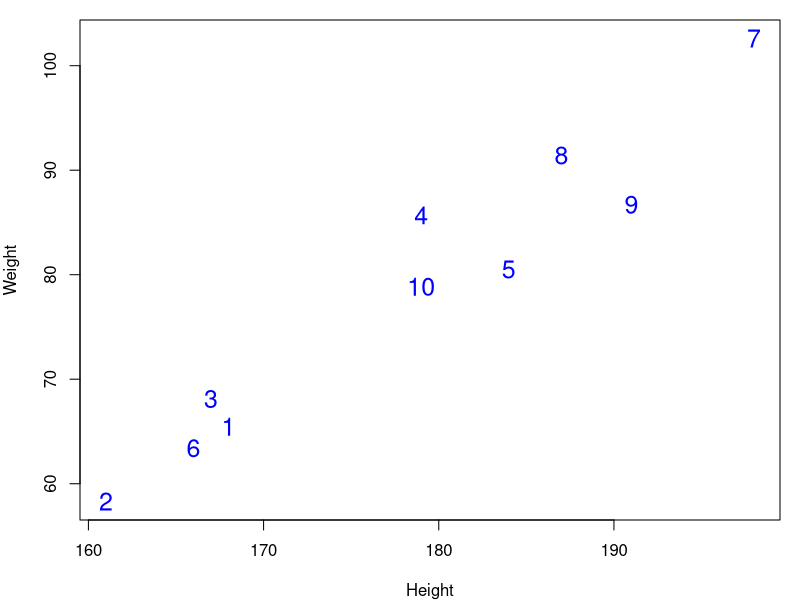
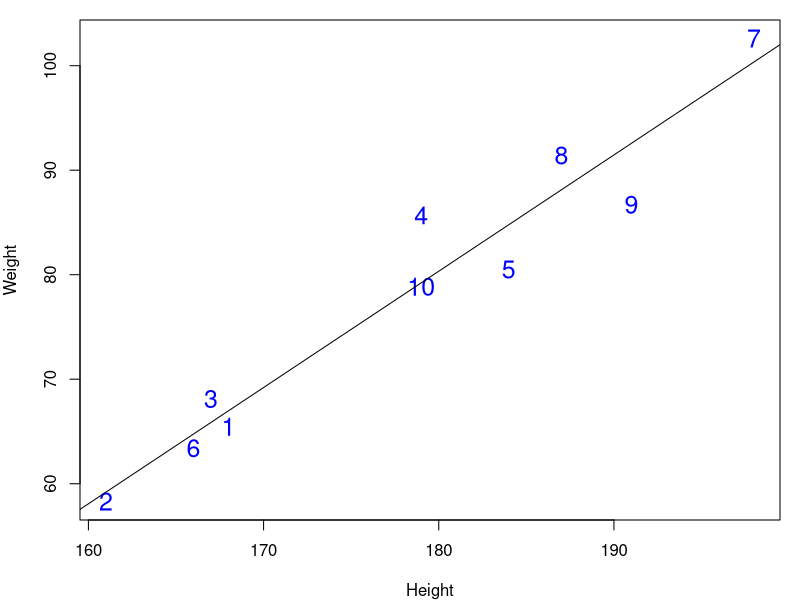
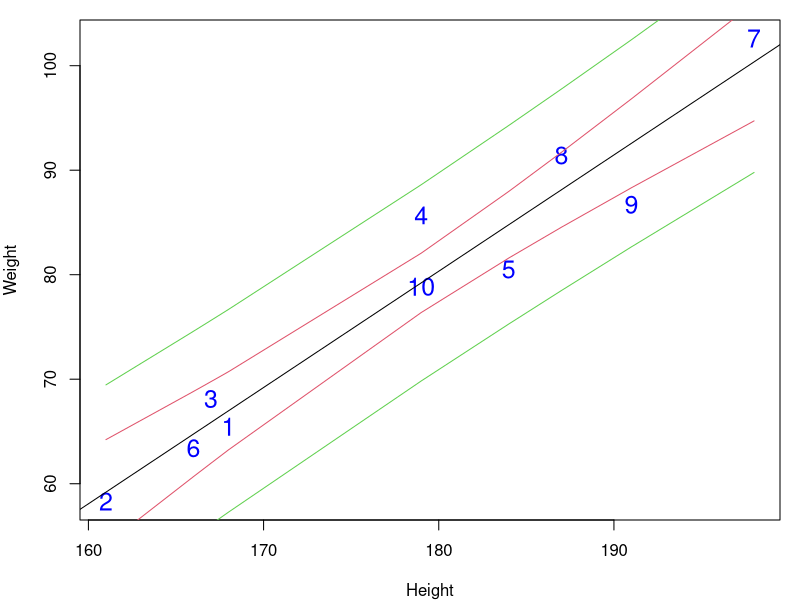
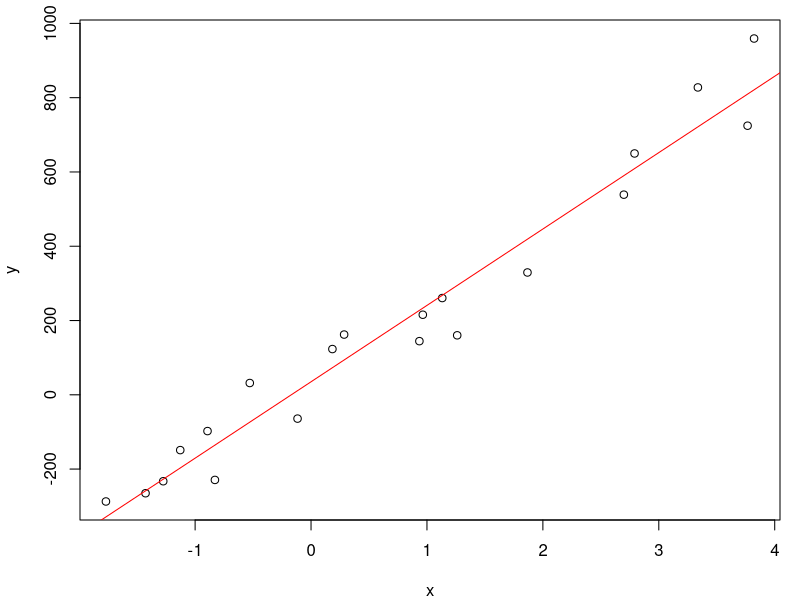
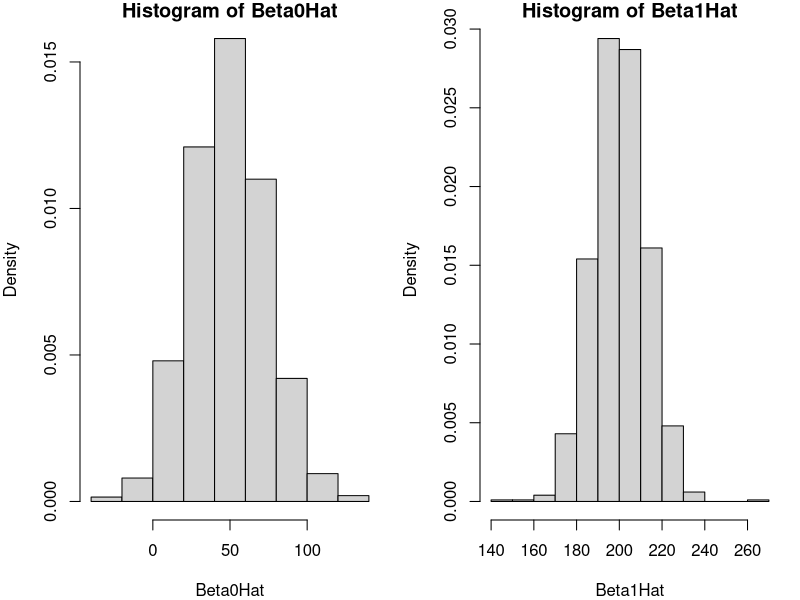
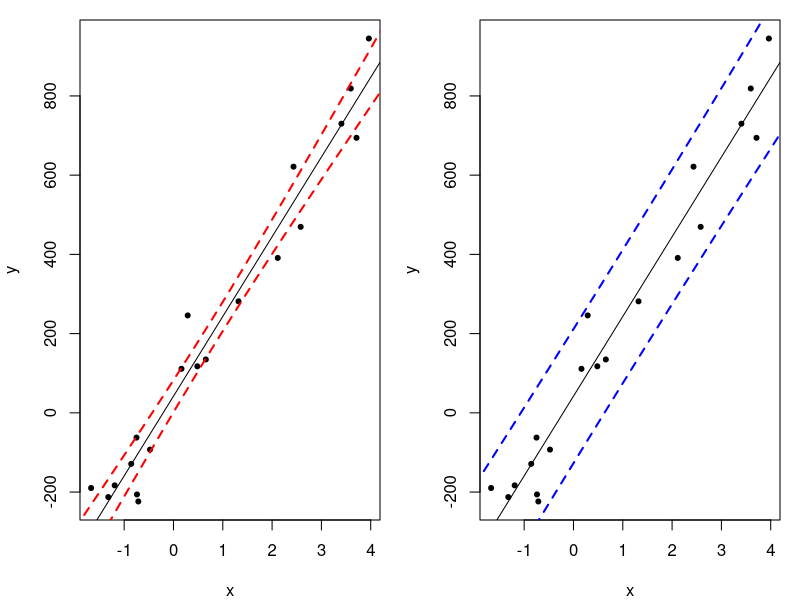
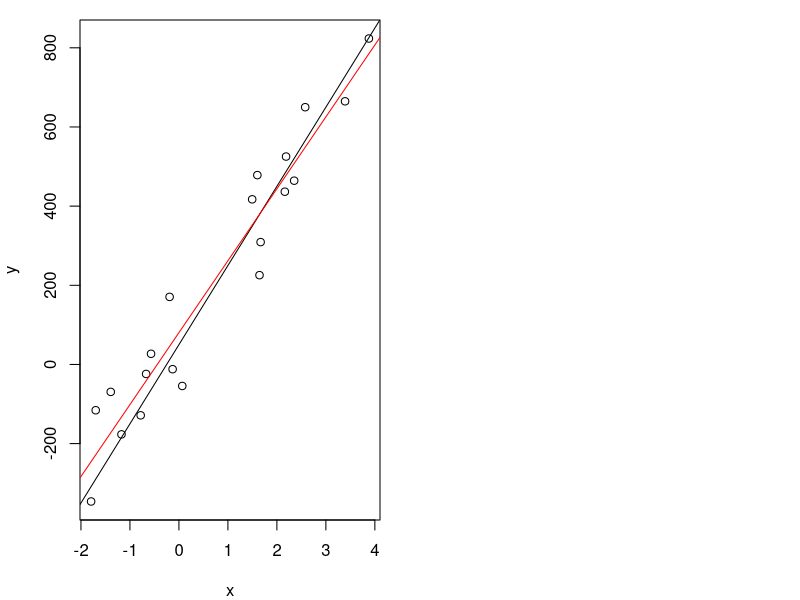
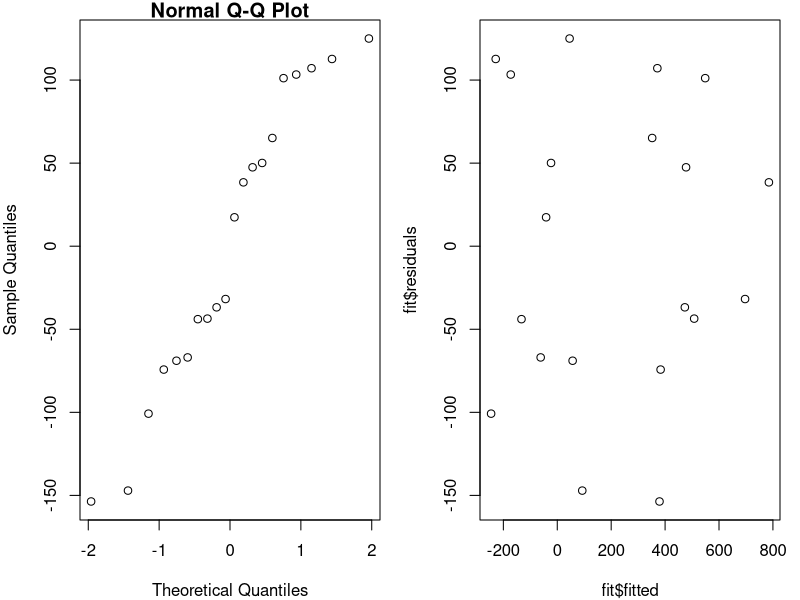

Source code (R) for these figures, in order:





par(mar=c(4,4,1,1))
x=c(168,161,167,179,184,166,198,187,191,179)
y=c(65.5, 58.3, 68.1, 85.7, 80.5, 63.4, 102.6, 91.4, 86.7, 78.9)
plot(x, y, xlab="Height", ylab="Weight", cex=1.5, col="blue", type="n")
text(x, y, 1:10, cex=1.5, col="blue")
par(mar=c(4,4,1,1))
x=c(168,161,167,179,184,166,198,187,191,179)
y=c(65.5, 58.3, 68.1, 85.7, 80.5, 63.4, 102.6, 91.4, 86.7, 78.9)
plot(x, y, xlab="Height", ylab="Weight", cex=1.5, col="blue", type="n")
text(x, y, 1:10, cex=1.5, col="blue")
abline(lm(y~x))
summary(lm(y ~ x))
par(mar=c(4,4,1,1))
hwdata <- data.frame(cbind(x, y))
myfit <- lm(y ~ x, data = hwdata)
hwdata_and_fit <- data.frame(hwdata, predict(myfit, interval="confidence"))
suppressWarnings(hwdata_and_fit <- data.frame(hwdata_and_fit, predict(myfit, interval="prediction")))

plot(x, y, xlab="Height", ylab="Weight", cex=1.5, col="blue", type="n")
text(x, y, 1:10, cex=1.5, col="blue")
abline(lm(y~x))

with(hwdata_and_fit, lines(sort(x), sort(lwr), col = 2))
with(hwdata_and_fit, lines(sort(x), sort(upr), col = 2))
with(hwdata_and_fit, lines(sort(x), sort(lwr.1), col = 3))
with(hwdata_and_fit, lines(sort(x), sort(upr.1), col = 3))

################################################################
 ## Simulate a  linear model with  normally distrubuted
 ## errors and estimate the parameters

## FiRST MAKE DATA:
## Generates x
x <- runif(n=20, min=-2, max=4)
## Simulate y
beta0=50; beta1=200; sigma=90
y <- beta0 + beta1 * x + rnorm(n=length(x), mean=0, sd=sigma)

## FROM HERE: as  real data analysis, we have th data in x and y:
## A scatter plot of x and y
plot(x, y)

## Find the  least squares estimates, use Theorem 5.4
(beta1hat <- sum( (y-mean(y))*(x-mean(x)) ) / sum( (x-mean(x))^2 ))
(beta0hat <- mean(y) - beta1hat*mean(x))

## Use lm() to find the estimates
lm(y ~ x)

## Plot the fitted  line
abline(lm(y ~ x), col="red")
################################################################
## See how the  parameter estimates are distributed

## Number of repeats
nRepeat <- 1000

## Two vectors to save the estimates in
Beta0Hat <- numeric(nRepeat)
Beta1Hat <- numeric(nRepeat)

## Repeat the  simulation and the estimation nRepeat times
for(i in 1:nRepeat){
  ## Generate x
  x <- runif(n=20, min=-2, max=4)
  ## Simulate the linear regression model
  beta0=50; beta1=200; sigma=90
  y <- beta0 + beta1 * x + rnorm(n=length(x), mean=0, sd=sigma)
  ## Use lm() to find the estimates
  fit <- lm(y ~ x)
  ## Save the estimates
  Beta0Hat[i] <- fit$coefficients[1]
  Beta1Hat[i] <- fit$coefficients[2]
}

## See their empirical distribution
par(mfrow=c(1,2))
hist(Beta0Hat, probability=TRUE)
hist(Beta1Hat, probability=TRUE)

## Gå lige tilbage til slides and kør næste slide

## See the estimate of the standard deviation of the   parameter estimates
summary(fit)
################################################################
## Hypothesis tests om signifikante parametre

## Generate x
x <- runif(n=20, min=-2, max=4)
## Simulate Y
beta0=50; beta1=200; sigma=90
y <- beta0 + beta1 * x + rnorm(n=length(x), mean=0, sd=sigma)

## Use lm() to find the estimates
fit <- lm(y ~ x)

## See summary - what we need
summary(fit)
################################################################
## Make confidence intervals for the parameters

## number of repeats
nRepeat <- 100

## Did we catch the correct parameter
TrueValInCI <- logical(nRepeat)

## Repeat the simulation and estimation nRepeat times:
for(i in 1:nRepeat){
  ## Generate x
  x <- runif(n=20, min=-2, max=4)
  ## Simulate y
  beta0=50; beta1=200; sigma=90
  y <- beta0 + beta1 * x + rnorm(n=length(x), mean=0, sd=sigma)

  ## Use lm() to find the estimates
  fit <- lm(y ~ x)
  
  ## Luckily  R can compute the  confidence interval (level=1-alpha)
  (ci <- confint(fit, "(Intercept)", level=0.95))
  
  ## Was the correct parameter value "caught" by the interval? (covered)
  (TrueValInCI[i] <-  ci[1] < beta0  &  beta0 < ci[2])
}

## How often did this happen?
sum(TrueValInCI) / nRepeat
################################################################
## Example of confidence interval for the line

## Make a sequence of x values
xval <- seq(from=-2, to=6, length.out=100)

## Use the  predict function
CI <- predict(fit, newdata=data.frame(x=xval),
interval="confidence",
level=.95)

## Check what we got
head(CI)

## Plot the data, model fit and intervals
plot(x, y, pch=20)
abline(fit)
lines(xval, CI[, "lwr"], lty=2, col="red", lwd=2)
lines(xval, CI[, "upr"], lty=2, col="red", lwd=2)
################################################################
## Example with prediction interval

## Make a sequence of x values
xval <- seq(from=-2, to=6, length.out=100)

## Use the  predict function
PI <- predict(fit, newdata=data.frame(x=xval),
interval="prediction",
level=.95)

## Check what we got
head(CI)

## Plot the data, model fit and intervals
plot(x, y, pch=20)
abline(fit)
lines(xval, PI[, "lwr"], lty=2, col="blue", lwd=2)
lines(xval, PI[, "upr"], lty=2, col="blue", lwd=2)
################################################################

## Generates x
x <- runif(n=20, min=-2, max=4)
## Simulate y
beta0=50; beta1=200; sigma=90
y <- beta0 + beta1 * x + rnorm(n=length(x), mean=0, sd=sigma)

## Scatter plot
plot(x,y)

## Use lm() to find the estimates
fit <- lm(y ~ x)

## The "true"  line
abline(beta0, beta1)
## Plot of fit
abline(fit, col="red")  

## See summary
summary(fit)

## Correlation between  x and y
cor(x,y)

## Squared  becomes the "Multiple R-squared" from summary(fit)
cor(x,y)^2
################################################################
fit <- lm(y ~ x)
par(mfrow = c(1, 2))
qqnorm(fit$residuals)
plot(fit$fitted, fit$residuals)

